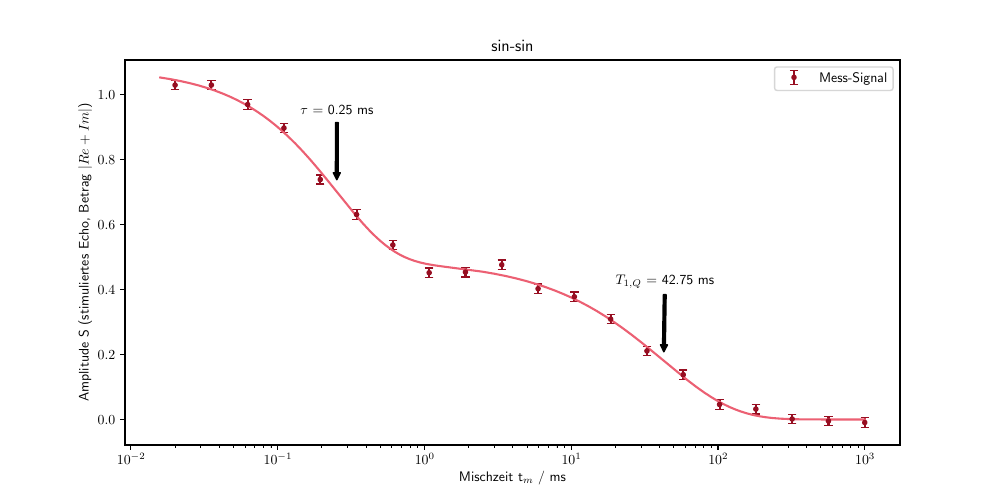

Here is the Python script that generated this plot:
import matplotlib.pyplot as plt
import numpy as np
from scipy.optimize import curve_fit


plt.rc('text', usetex=True)
time, real, real_err, imaginary, imaginery_err, real_off, real_off_err, imaginary_off, imaginary_off_err, sample_temperature = np.genfromtxt('sin_sin.dat.nmr', unpack=True)

time *= 1e3# Mischzeit in millisek

def exp(t,S0,A,B,b,c,tau,T1):
    return S0 + (A*np.exp(-(t/tau)**b)+B)*np.exp(-(t/T1)**c)

t = np.logspace(-1.8,3, 1000)

# Fit
p0 = np.array([100,100, 100,1.5, 1.5, 1,14])   #Schätzwerte
bounds = ([-np.inf,np.inf,np.inf,-np.inf,-np.inf,0,0],[np.inf,np.inf,np.inf,np.inf,np.inf,20,100])   # Intervall
params, covariance_matrix = curve_fit(exp, time, real_off, p0)#, bounds=bounds)

uncertainties = np.sqrt(np.diag(covariance_matrix))

Offset  = params[0]
Norm    = params[0] + params[1] + params[2]

# Plot
plt.figure(figsize=(10,5))

plt.errorbar(time, (real_off-Offset)/Norm, yerr=real_off_err/Norm, capsize=3, fmt='.', label="Mess-Signal", color="#970e21")
plt.plot(t, (exp(t, *params)-Offset)/Norm, color="#ec6073")
#plt.plot(t,exp(t, *p0), label="Einstellung") # Schätzer testen
plt.annotate(s=r'$\tau$ = ' + str(round(params[5],2)) + " ms", xy=(params[5], 0.68), xytext=(params[5]-0.78,0.89), arrowprops=dict(color="black", arrowstyle="simple"))
plt.annotate(s=r'$T_{1,Q}$ = ' + str(round(params[6],2)) + " ms", xy=(params[6], 0.2), xytext=(params[6]-17,0.41), arrowprops=dict(color="black", arrowstyle="simple"))
plt.text(8,0.8,s="310 K", fontsize=20 , bbox=dict(facecolor='white', alpha=0.5))

#plt.text(params[6]-0.09, 0.41, s=r'$T_{1Q}$ = ' + str(round(params[5],2)) + " ms")

plt.xscale("log")
plt.xlabel(r"Mischzeit t$_m$ / ms")
plt.ylabel("Amplitude S (stimuliertes Echo, Betrag $|Re + Im|$)")
#plt.axis([min(time)-0.002,max(time)+100,-0.05, 1.05])
plt.title("sin-sin")
plt.legend()
#plt.show()
plt.savefig("sin_sin.pdf", dpi = 1000)

# Output nomierter Parameter
for i in range(3):
    params[i]       /= Norm
    uncertainties[i]/= Norm

for name, value, uncertainty in zip('SABbctT', params, uncertainties):
    print(f'{name} = {value:8.3f} ± {uncertainty:.3f}')
